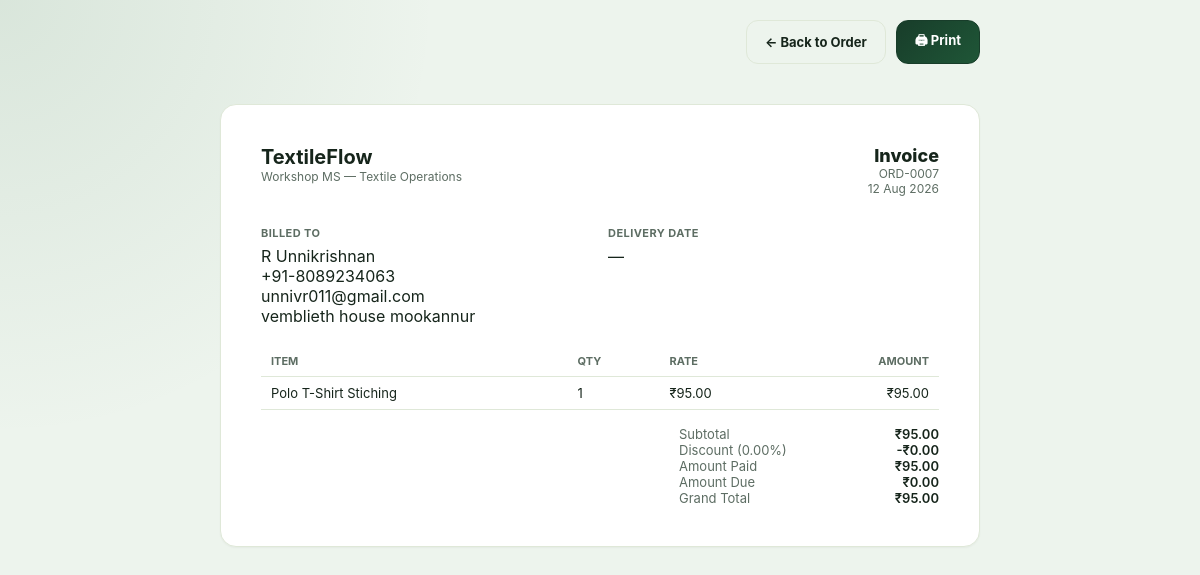
/orders/7/invoice/ (signed in), run on the app's committed database.
### orders/models.py (models this page shows, shortened)
class Order(models.Model):
    STATUS_PENDING = "pending"
    STATUS_IN_PROGRESS = "in_progress"
    STATUS_FINISHED = "finished"
    STATUS_CANCELLED = "cancelled"
    STATUS_CHOICES = [
        (STATUS_PENDING, "Pending"),
        (STATUS_IN_PROGRESS, "In Progress"),
        (STATUS_FINISHED, "Finished"),
        (STATUS_CANCELLED, "Cancelled"),
    ]
    PRIORITY_LOW = "low"
    PRIORITY_MEDIUM = "medium"
    PRIORITY_HIGH = "high"
    PRIORITY_CHOICES = [
        (PRIORITY_LOW, "Low"),
        (PRIORITY_MEDIUM, "Medium"),
        (PRIORITY_HIGH, "High"),
    ]
    PAYMENT_METHOD_BANK = "bank_transfer"
    PAYMENT_METHOD_CHECK = "check"
    PAYMENT_METHOD_CARD = "card"
    PAYMENT_METHOD_ONLINE = "online_payment"
    PAYMENT_METHOD_OTHER = "other"
    PAYMENT_METHOD_CHOICES = [
        ("", "Select payment method"),
        (PAYMENT_METHOD_BANK, "Bank Transfer"),
        (PAYMENT_METHOD_CHECK, "Check"),
        (PAYMENT_METHOD_CARD, "Card"),
        (PAYMENT_METHOD_ONLINE, "Online Payment"),
        (PAYMENT_METHOD_OTHER, "Other"),
    ]
    order_number = models.CharField(max_length=20, unique=True, editable=False)
    customer = models.ForeignKey(Customer, on_delete=models.CASCADE, related_name="orders")
    status = models.CharField(max_length=20, choices=STATUS_CHOICES, default=STATUS_IN_PROGRESS)
    is_paid = models.BooleanField(default=False)
    order_date = models.DateField(default=timezone.localdate)
    expected_delivery_date = models.DateField(null=True, blank=True)
    reference_number = models.CharField("Reference / PO Number", max_length=50, blank=True)
    shipping_address = models.TextField(blank=True, help_text="Leave blank to use customer address")
    assigned_tailor = models.CharField(max_length=100, blank=True)
    priority = models.CharField(max_length=10, choices=PRIORITY_CHOICES, default=PRIORITY_MEDIUM)
    discount_percent = models.DecimalField(max_digits=5, decimal_places=2, default=0)
    amount_paid = models.DecimalField(max_digits=10, decimal_places=2, default=Decimal("0.00"))
    payment_method = models.CharField(
        max_length=30,
        choices=PAYMENT_METHOD_CHOICES,
        blank=True,
        default="",
    )
    payment_method_details = models.CharField(max_length=255, blank=True)
    customer_notes = models.TextField(blank=True)
    created_at = models.DateTimeField(auto_now_add=True)
    updated_at = models.DateTimeField(auto_now=True)
    class Meta:
        ordering = ["-created_at"]
    @property
    def subtotal(self):
        total = sum((item.subtotal for item in self.items.all()), Decimal("0"))
        return total.quantize(Decimal("0.01"))
    @property
    def discount_amount(self):
        return (self.subtotal * self.discount_percent / Decimal("100")).quantize(Decimal("0.01"))
    @property
    def grand_total(self):
        return self.subtotal - self.discount_amount
    @property
    def amount_due(self):
        due = self.grand_total - self.amount_paid
        if due <= Decimal("0"):
            return Decimal("0.00")
        return due.quantize(Decimal("0.01"))

class Customer(models.Model):
    name = models.CharField(max_length=150)
    company_name = models.CharField(max_length=150, blank=True)
    email = models.EmailField(blank=True)
    phone = models.CharField(max_length=20, blank=True)
    address = models.TextField(blank=True)
    created_at = models.DateTimeField(auto_now_add=True)
    class Meta:
        ordering = ["name"]

class OrderItem(models.Model):
    order = models.ForeignKey(Order, on_delete=models.CASCADE, related_name="items")
    fabric = models.ForeignKey(
        Fabric, on_delete=models.SET_NULL, related_name="order_items", null=True, blank=True
    )
    item_name = models.CharField(max_length=150)
    description = models.CharField(max_length=255, blank=True)
    quantity = models.DecimalField(max_digits=10, decimal_places=2, default=1)
    unit_price = models.DecimalField("Rate", max_digits=10, decimal_places=2, default=0)
    @property
    def subtotal(self):
        return self.quantity * self.unit_price

### orders/views.py (the view)
# urls.py: path("orders/<int:pk>/invoice/", views.order_invoice, name="order-invoice"),
@login_required
def order_invoice(request, pk):
    order = get_object_or_404(
        Order.objects.select_related("customer").prefetch_related("items"), pk=pk
    )
    return render(request, "orders/invoice.html", {"order": order})

### orders/templates/orders/invoice.html (shortened to what this page needs)
{% load static humanize %}<!DOCTYPE html>
<html lang="en">
<head>
  <link rel="stylesheet" href="{% static 'css/style.css' %}">
</head>
<body>
  <div class="print-bar">
    <a href="{% url 'order-detail' order.pk %}" class="btn btn-outline">&larr; Back to Order</a>
    <button class="btn btn-primary" onclick="window.print()">&#128424; Print</button>
  </div>
  <div class="card invoice-wrap">
    <div class="invoice-head">
      <div>
        <div class="brand-name" style="font-size:20px;">TextileFlow</div>
        <div class="text-muted" style="font-size:12px;">Workshop MS — Textile Operations</div>
      </div>
      <div style="text-align:right;">
        <div style="font-weight:800; font-size:18px;">Invoice</div>
        <div class="text-muted" style="font-size:12px;">{{ order.order_number }}</div>
        <div class="text-muted" style="font-size:12px;">{{ order.order_date|date:"d M Y" }}</div>
      </div>
    </div>
    <div class="field-grid">
      <div>
        <div class="stat-label">Billed To</div>
        <p style="margin:6px 0 0;">
          {{ order.customer.name }}<br>
          {% if order.customer.phone %}{{ order.customer.phone }}<br>{% endif %}
          {% if order.customer.email %}{{ order.customer.email }}<br>{% endif %}
          {{ order.shipping_address|default:order.customer.address }}
        </p>
      </div>
      <div>
        <div class="stat-label">Delivery Date</div>
        <p style="margin:6px 0 0;">{{ order.expected_delivery_date|date:"d M Y"|default:"—" }}</p>
      </div>
    </div>
    <table class="invoice-table">
      <thead>
        <tr><th>Item</th><th>Qty</th><th>Rate</th><th style="text-align:right;">Amount</th></tr>
      </thead>
      <tbody>
        {% for item in order.items.all %}
        <tr>
          <td>{{ item.item_name }}{% if item.description %}<div class="text-muted" style="font-size:11px;">{{ item.description }}</div>{% endif %}</td>
          <td>{{ item.quantity|floatformat:0 }}</td>
          <td>&#8377;{{ item.unit_price|floatformat:2 }}</td>
          <td style="text-align:right;">&#8377;{{ item.subtotal|floatformat:2 }}</td>
        </tr>
        {% endfor %}
      </tbody>
    </table>
    <div class="invoice-totals">
      <div class="kv-row"><span class="k">Subtotal</span><span class="v">&#8377;{{ order.subtotal|intcomma }}</span></div>
      <div class="kv-row"><span class="k">Discount ({{ order.discount_percent }}%)</span><span class="v">-&#8377;{{ order.discount_amount|intcomma }}</span></div>
      <div class="kv-row"><span class="k">Amount Paid</span><span class="v">&#8377;{{ order.amount_paid|intcomma }}</span></div>
      <div class="kv-row"><span class="k">Amount Due</span><span class="v">&#8377;{{ order.amount_due|intcomma }}</span></div>
      <div class="kv-row grand"><span class="k">Grand Total</span><span class="v">&#8377;{{ order.grand_total|intcomma }}</span></div>
    </div>
  </div>
</body>
</html>

### static/css/style.css (style rules this page uses)
:root { --bg: #edf4ed; --bg-strong: #e3efdf; --surface: #ffffff; --surface-soft: #f7faf5; --surface-muted: #edf4ed; --ink: #16251b; --ink-soft: #3a4b41; --muted: #5d6d63; --primary: #183d2a; --primary-strong: #1f5637; --primary-soft: #dfeee6; --primary-soft-strong: #cfe8d8; --success: #1d7d4d; --success-soft: #dff6e8; --danger: #c94a3d; --danger-soft: #fde9e6; --warning: #986c1f; --warning-soft: #faf0d0; --border: #dfe8d8; --input-bg: #f9fbf8; --chip-muted: #edf0e7; --shadow: 0 10px 26px rgba(18, 38, 28, 0.08); --shadow-soft: 0 1px 2px rgba(18, 38, 28, 0.04); --radius: 16px; --radius-sm: 12px; --sidebar-width: 240px; color-scheme: light; }
* { box-sizing: border-box; }
html { scroll-behavior: smooth; }
html, body { margin: 0; padding: 0; }
body { min-height: 100vh; background: radial-gradient(circle at top left, rgba(73, 127, 89, 0.12), transparent 30%), var(--bg); color: var(--ink); font-family: 'Poppins', -apple-system, "Segoe UI", Roboto, Helvetica, Arial, sans-serif; }
a { color: inherit; text-decoration: none; }
button, input, textarea, select { font: inherit; }
.brand-name { font-weight: 700; font-size: 15px; }
.btn { display: inline-flex; align-items: center; justify-content: center; gap: 6px; padding: 10px 18px; border-radius: 12px; font-size: 13px; font-weight: 700; border: 1px solid var(--border); background: var(--surface); color: var(--ink); cursor: pointer; transition: transform 0.2s ease, background 0.2s ease, border-color 0.2s ease; }
.btn-primary { background: linear-gradient(135deg, var(--primary), var(--primary-strong)); border-color: var(--primary); color: #fff; }
.btn-outline { background: transparent; }
.card { background: var(--surface); border: 1px solid var(--border); border-radius: var(--radius); box-shadow: var(--shadow-soft); }
.stat-label { font-size: 11px; font-weight: 700; letter-spacing: .04em; color: var(--muted); text-transform: uppercase; }
.kv-row { display: flex; justify-content: space-between; font-size: 13px; }
.kv-row .k { color: var(--muted); }
.kv-row .v { font-weight: 600; }
.field-grid { display: grid; grid-template-columns: 1fr 1fr; gap: 16px; }
.invoice-wrap { max-width: 760px; margin: 40px auto; padding: 40px; background: #fff; }
.invoice-head { display: flex; justify-content: space-between; margin-bottom: 30px; }
.invoice-table { width: 100%; border-collapse: collapse; margin-top: 20px; }
.invoice-table th, .invoice-table td { text-align: left; padding: 8px 10px; border-bottom: 1px solid var(--border); font-size: 13px; }
.invoice-table th { text-transform: uppercase; font-size: 11px; color: var(--muted); }
.invoice-totals { max-width: 260px; margin-left: auto; margin-top: 16px; }
.print-bar { max-width: 760px; margin: 20px auto 0; display: flex; justify-content: flex-end; gap: 10px; }
.text-muted { color: var(--muted); }

### data on the page
Order: order_number "ORD-0007", order_date "12 Aug 2026", customer.name "R Unnikrishnan", customer.phone "+91-8089234063", customer.email "unnivr011@gmail.com", shipping_address "vemblieth house mookannur", expected_delivery_date "—", subtotal "95.00", discount_percent "0.00", discount_amount "0.00", amount_paid "95.00", amount_due "0.00", grand_total "95.00"
OrderItem: item_name "Polo T-Shirt Stiching", quantity "1", unit_price "95.00", subtotal "95.00"
